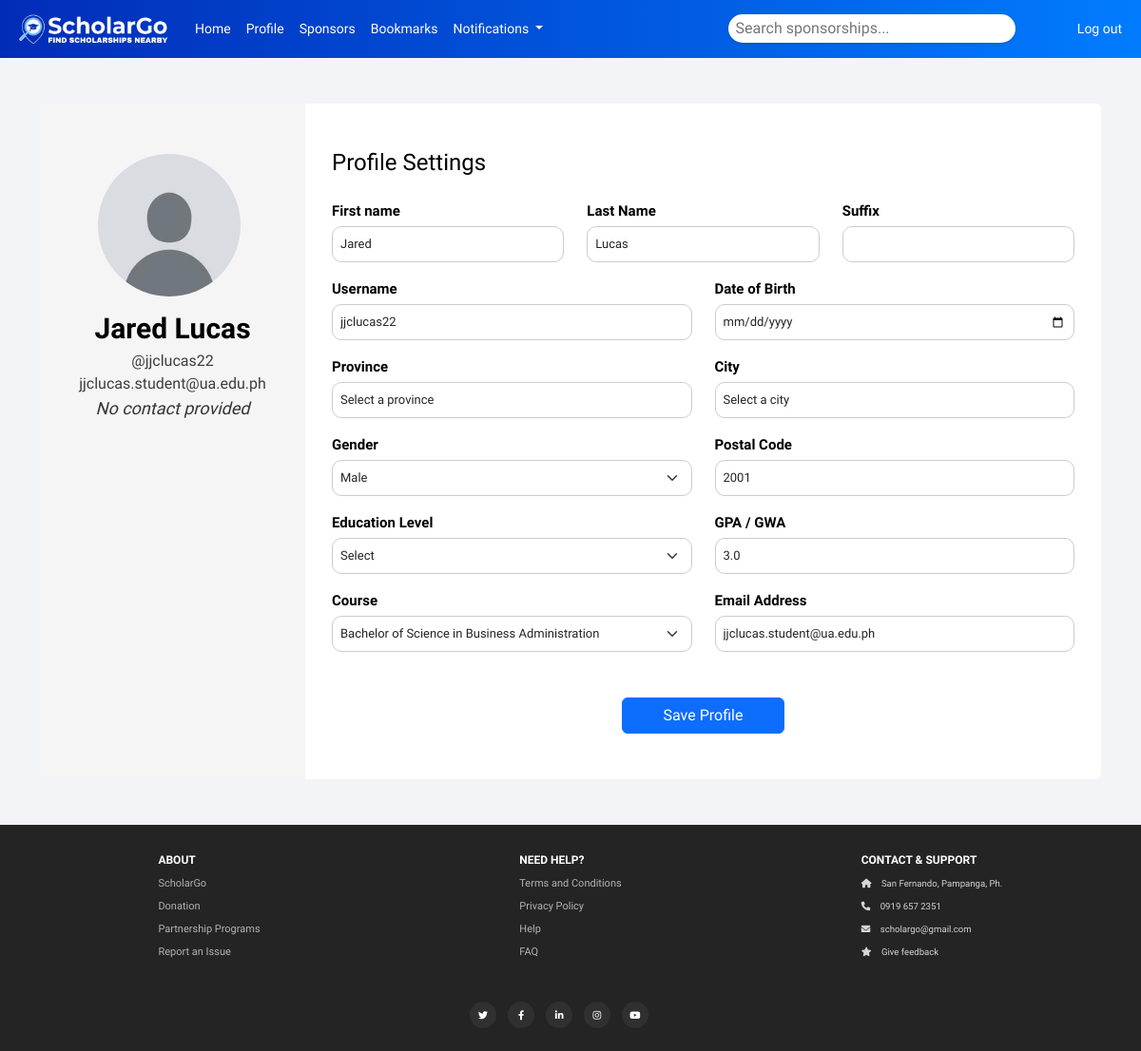
The app's page /profile (signed in), older data.
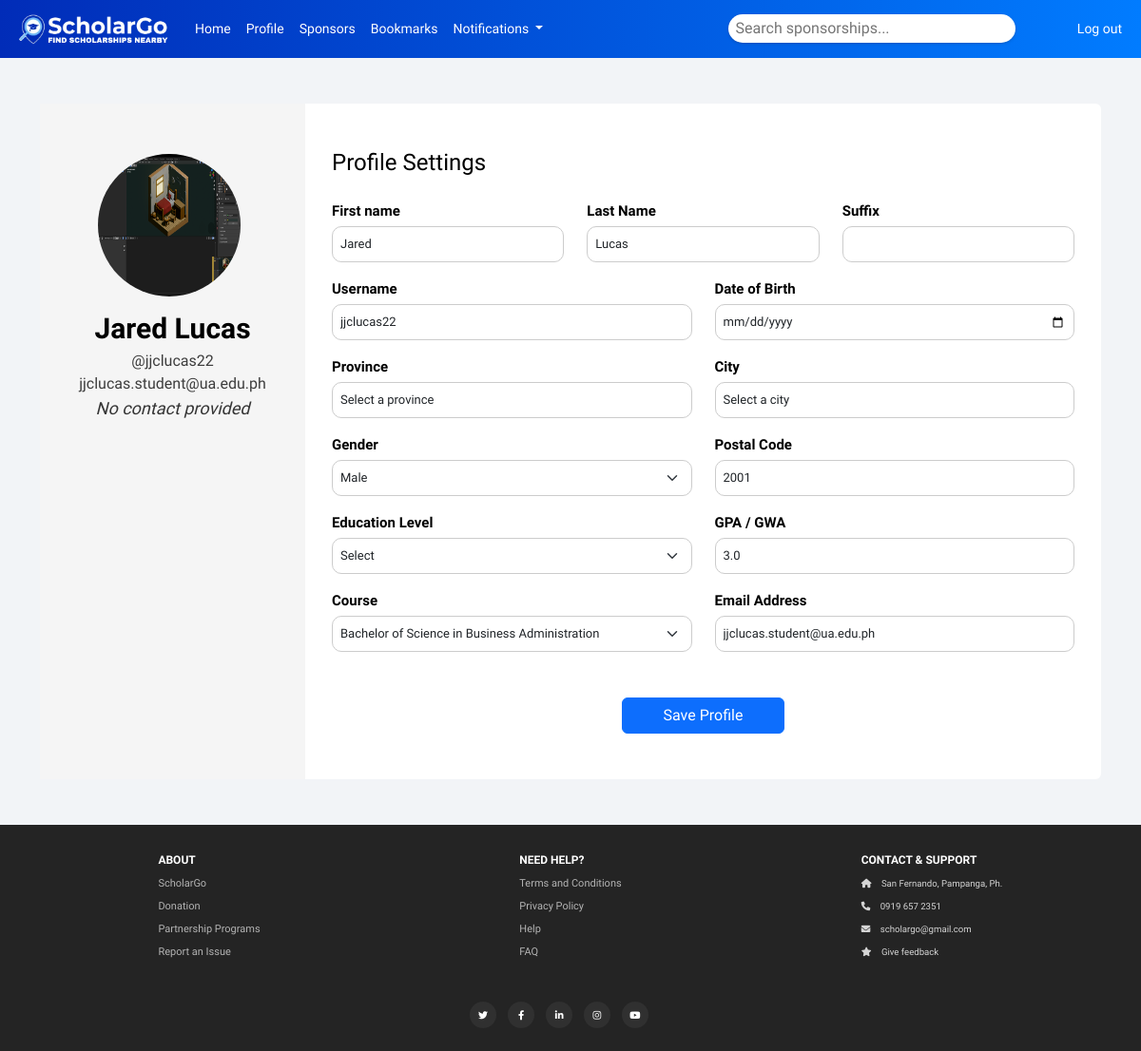
The same page, newer data.
### website/models.py (models this page shows, shortened)
class User(db.Model, UserMixin):
    id = db.Column(db.Integer, primary_key=True)
    username = db.Column(db.String(150), unique=True)
    image = db.Column(db.String(300), nullable=True)
    city = db.Column(db.String(150))
    birthdate = db.Column(db.Date, nullable=False)
    province = db.Column(db.String(150))
    notifications = db.relationship('Notification', backref='user', lazy=True)
    postalcode = db.Column(db.String(150))
    picture_path = db.Column(db.String(255), nullable=False)
    educationlevel = db.Column(db.String(150))
    email = db.Column(db.String(150), unique=True)
    password = db.Column(db.String(150))
    first_name = db.Column(db.String(150))
    last_name = db.Column(db.String(150))
    gender = db.Column(db.String(150))
    course = db.Column(db.String(150))
    phone_number = db.Column(db.String(150))
    gpa = db.Column(db.Float)
    extracurricular_activities = db.Column(db.String(300))
    financial_status = db.Column(db.String(150))
    notes = db.relationship('Note', backref='user', lazy=True)
    followed_sponsorships = db.relationship('Sponsorship_data', secondary=user_sponsorship,
                                             lazy='subquery', backref=db.backref('followers', lazy=True))
    comments = db.relationship('Comment', backref='user', lazy=True)

### website/views.py (the view)
@views.route("/profile")
@login_required
def profile():
    return render_template('profile.html', user=current_user)

### website/templates/profile.html (shortened to what the changed rows need)
{% extends "base.html" %}
{% block content %}
<link rel="stylesheet" href="/static/css/profile.css">
<div class="container right-form rounded bg-white mt-5 mb-5" >
    <div class="row">
        <div class="col-md-3 border-right profile-left">
            <div class="d-flex flex-column align-items-center text-center p-3 py-5 position-relative">
                <div class="profile-image-wrapper position-relative">
                    <img class="rounded-circle me-2 profile-picture"
                         style="width: 150px; height: 150px; cursor: pointer;"
                         src="{{ url_for('static', filename='uploads/' + current_user.picture_path) }}"
                         alt="Profile Picture"
                         onclick="document.getElementById('profilePictureInput').click();">
                </div>
                <span class="text-white-name">{{ current_user.first_name }} {{ current_user.last_name }}</span>
                <span class="text-white-un">@{{ current_user.username }}</span>
                <span class="text-white-em">{{ current_user.email }}</span>
                <span class="contact-text">{{ current_user.phone_number if current_user.phone_number else 'No contact provided' }}</span>
            </div>
        </div>
        <div class="col-md-9 border-right">
            <form method="POST" action="{{ url_for('auth.update_profile') }}">
                <div class="p-3 py-5">
                    <div class="row mt-2">
                        <div class="col-md-4">
                            <label class="labels">First name</label>
                            <input type="text" class="form-control" name="first_name" value="{{ current_user.first_name }}">
                        </div>
                        <div class="col-md-4">
                            <label class="labels">Last Name</label>
                            <input type="text" class="form-control" name="last_name" value="{{ current_user.last_name }}">
                        </div>
                    </div>
                    <div class="row mt-3">
                        <div class="col-md-6">
                            <label class="labels">Username</label>
                            <input type="text" class="form-control" name="username" value="{{ current_user.username }}">
                        </div>
                    </div>
                    <div class="row mt-3">
                        <div class="col-md-6">
                            <label class="labels">Province</label>
                            <select class="form-control" name="province" id="tar_province" value ="{{ current_user.province }}" onchange="updateCity()">
                                <option value="" disabled selected>Select a province</option>
                            </select>
                        </div>
                        <div class="col-md-6">
                            <label class="labels">City</label>
                            <select class="form-control" name="city" value ="{{ current_user.city }}" id="tar_city">
                                <option value="" disabled selected>Select a city</option>
                            </select>
                        </div>
                    </div>
                    <div class="row mt-3">
                        <div class="col-md-6">
                            <label class="labels">Gender</label>
                            <select class="form-select" name="gender">
                                <option value="Male" {% if current_user.gender == 'Male' %}selected{% endif %}>Male</option>
                            </select>
                        </div>
                        <div class="col-md-6">
                            <label class="labels">Postal Code</label>
                            <input type="text" class="form-control" name="postalcode" value="{{ current_user.postalcode }}">
                        </div>
                    </div>
                    <div class="row mt-3">
                        <div class="col-md-6">
                            <label class="labels">GPA / GWA</label>
                            <input type="number" class="form-control" name="gpa" value="{{ current_user.gpa }}">
                        </div>
                    </div>
                    <div class="row mt-3">
                        <div class="col-md-6">
                            <label class="labels">Course</label>
                            <select class="form-select" id="course" name="course" value="{{ current_user.course }}" >
                                <optgroup label="Business and Management">
                                    <option value="business_admin" {% if current_user.education_level == 'business_admin' %}selected{% endif %}>Bachelor of Science in Business Administration</option>
                                </optgroup>
                            </select>
                        </div>
                        <div class="col-md-6">
                            <label class="labels">Email Address</label>
                            <input type="email" class="form-control" name="email" value="{{ current_user.email }}">
                        </div>
                    </div>
                </div>
            </form>
        </div>
    </div>
</div>
{% endblock %}

Row changes from the older to the newer data that the page shows:
changed User "Jared": picture_path: picture added in place of a placeholder
